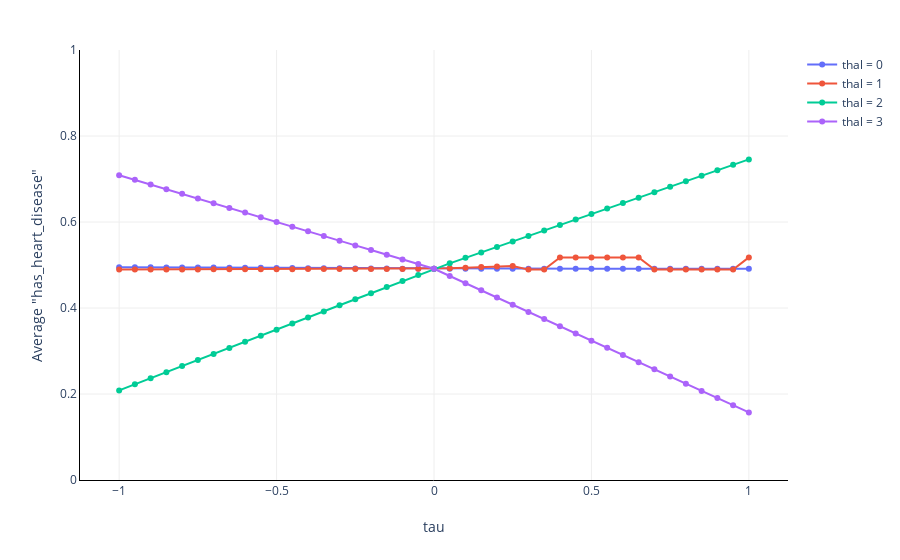

Here is the notebook cell this chart was saved with:
### Code cell
explainer.plot_bias(
    X_test=X_test["thal"],
    y_pred=y_pred,
)
